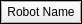
<?xml version="1.0" encoding="UTF-8"?>
<ui version="4.0">
 <class>ControlledRobotWidget</class>
 <widget class="QFrame" name="ControlledRobotWidget">
  <property name="enabled">
   <bool>true</bool>
  </property>
  <property name="geometry">
   <rect>
    <x>0</x>
    <y>0</y>
    <width>208</width>
    <height>169</height>
   </rect>
  </property>
  <property name="sizePolicy">
   <sizepolicy hsizetype="MinimumExpanding" vsizetype="MinimumExpanding">
    <horstretch>0</horstretch>
    <verstretch>0</verstretch>
   </sizepolicy>
  </property>
  <property name="maximumSize">
   <size>
    <width>4000000</width>
    <height>3000000</height>
   </size>
  </property>
  <property name="frameShape">
   <enum>QFrame::Box</enum>
  </property>
  <layout class="QVBoxLayout" name="controlledRobotVerticalLayout" stretch="0">
   <property name="spacing">
    <number>0</number>
   </property>
   <property name="sizeConstraint">
    <enum>QLayout::SetFixedSize</enum>
   </property>
   <property name="leftMargin">
    <number>0</number>
   </property>
   <property name="topMargin">
    <number>0</number>
   </property>
   <property name="rightMargin">
    <number>0</number>
   </property>
   <property name="bottomMargin">
    <number>0</number>
   </property>
   <item>
    <layout class="QHBoxLayout" name="toolbarLayout" stretch="0">
     <property name="spacing">
      <number>0</number>
     </property>
     <property name="sizeConstraint">
      <enum>QLayout::SetMinimumSize</enum>
     </property>
     <property name="leftMargin">
      <number>0</number>
     </property>
     <item>
      <widget class="QPushButton" name="robotStartStopBtn">
       <property name="sizePolicy">
        <sizepolicy hsizetype="Maximum" vsizetype="Maximum">
         <horstretch>0</horstretch>
         <verstretch>0</verstretch>
        </sizepolicy>
       </property>
       <property name="toolTip">
        <string>&lt;html&gt;&lt;head/&gt;&lt;body&gt;&lt;p&gt;Start / Stop the robot&lt;/p&gt;&lt;/body&gt;&lt;/html&gt;</string>
       </property>
       <property name="locale">
        <locale language="English" country="UnitedKingdom"/>
       </property>
       <property name="text">
        <string>Robot Name</string>
       </property>
       <property name="checkable">
        <bool>true</bool>
       </property>
       <property name="flat">
        <bool>false</bool>
       </property>
      </widget>
     </item>
    </layout>
   </item>
  </layout>
 </widget>
 <layoutdefault spacing="0" margin="0"/>
 <resources/>
 <connections/>
</ui>
